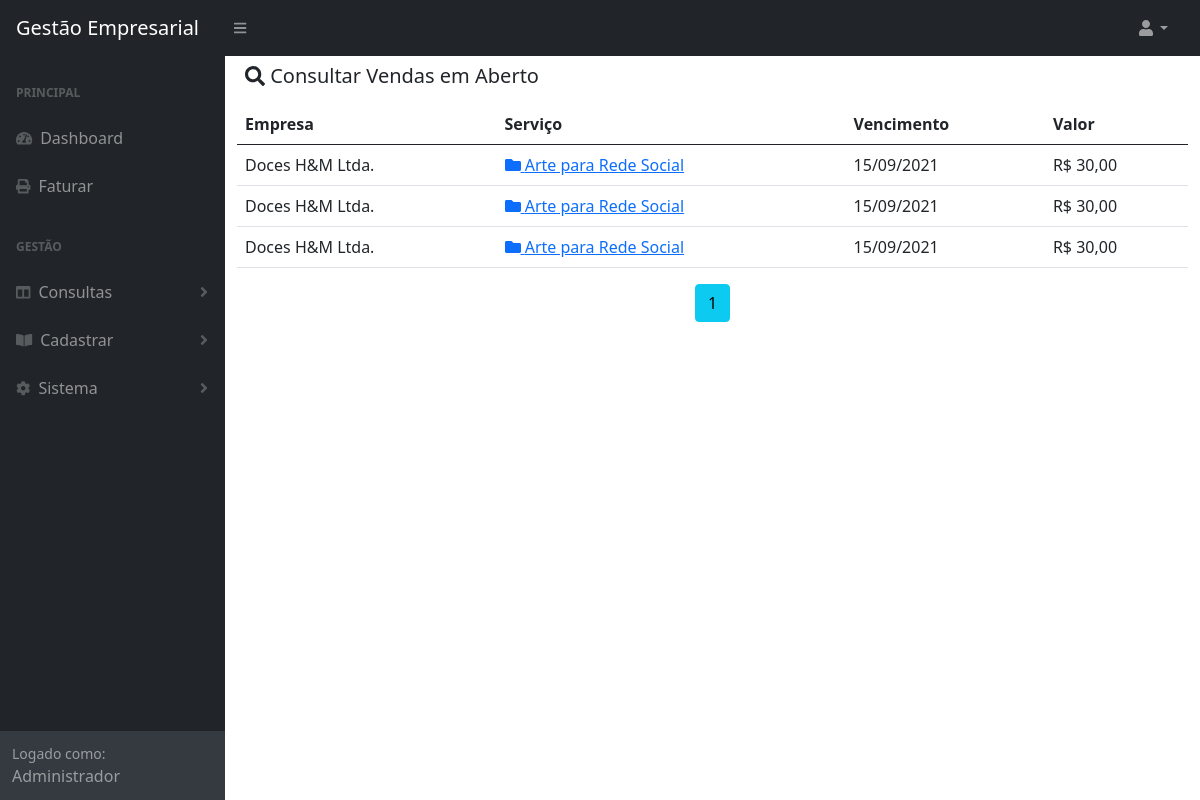
The page /index.php?pg=8&action=aberto (signed in) on the database its author committed.
### tables this page shows
CREATE TABLE `vendas` (
  `id_venda` int(10) NOT NULL,
  `cliente` int(10) NOT NULL,
  `servico` varchar(100) NOT NULL,
  `descricao` text,
  `data_venda` date DEFAULT NULL,
  `data_venc` date NOT NULL,
  `qnt` int(10) NOT NULL,
  `valor_unitario` float DEFAULT NULL,
  `pago` tinyint(1) NOT NULL,
  `obs` text NOT NULL,
  `img` varchar(150) NOT NULL DEFAULT '0'
);

CREATE TABLE `clientes` (
  `id` int(10) NOT NULL,
  `nome` varchar(150) NOT NULL,
  `cnpjcpf` varchar(25) DEFAULT NULL,
  `telefone` varchar(13) DEFAULT NULL,
  `celular` varchar(14) DEFAULT NULL,
  `email` varchar(150) DEFAULT NULL,
  `p_juridica` tinyint(1) NOT NULL,
  `obs` text
);

CREATE TABLE `servicos` (
  `id_servico` int(10) NOT NULL,
  `servico` varchar(100) NOT NULL,
  `custo` float NOT NULL,
  `valor_uni` float NOT NULL
);

### classes/database.php (called while the page is built, shortened)
<?php
if (!class_exists('BancoDeDados')) {
  class BancoDeDados
  {
    private $array_dados;
    public $pdo;
    public $banco;
    public function __construct()
    {
      try {
        $host = 'localhost';
        $usuario = 'root';
        $senha = '';
        $db = 'erpexata';
        $this->banco = $db;
        $this->pdo = new PDO("mysql:dbname=" . $db . ";host=" . $host, $usuario, $senha);
        $this->pdo->exec("set names utf8");
      } catch (PDOException $e) {
        echo '<div class="alert alert-danger"><b>Erro:</b> não foi possivel se conectar a ' . $this->banco . ' - <b>Detalhes:</b> ' . $e->getMessage() . '</div>';
      }
    }
    public function query($sql)
    {
      $query = $this->pdo->query($sql);
      $this->linhas = $query->rowCount();
      $this->array_dados = $query->fetchAll();
    }
    public function linhas()
    {
      return $this->linhas;
    }
    public function result()
    {
      return $this->array_dados;
    }
  }
}

### paginas/consultar_vendas.php (the view, shortened to what this page needs)
<?php
  $banco = new BancoDeDados;
  $lista = (isset($_GET['lista']))? $_GET['lista'] : 1;
  $banco->query("SELECT * FROM vendas, clientes, servicos WHERE vendas.cliente = clientes.id AND vendas.servico = servicos.id_servico");
  $total = $banco->linhas();
  $registros = 10;
  $numPaginas = ceil($total/$registros);
  $inicio = ($registros*$lista)-$registros;
  $acao = $_GET["action"];
?>
<div class="container-fluid">
<div class="row p-2">
  <div class="col-md-12 cor-txt-padrao">
    <h5><li class="fa fa-search"></li> Consultar Vendas
      <?php
      if ($acao == 'aberto'){
        echo ' em Aberto';
      }else{
        if($acao == 'pago'){
        echo ' Pagas';
        }
      }
      ?>
    </h5>
  </div>
</div>
  <table id="exemple" class="table">
    <thead class="cor-txt-padrao">
      <th scope="col">Empresa</th>
      <th scope="col">Serviço</th>
      <th scope="col">Vencimento</th>
      <th scope="col">Valor</th>
    </thead>
      <tbody>
        <tr>
          <?php
          if ($acao == 'aberto')
          {
            $banco->query("SELECT * FROM vendas, clientes, servicos WHERE vendas.cliente = clientes.id AND pago = 0 AND vendas.servico = servicos.id_servico ORDER BY vendas.id_venda LIMIT $inicio, $registros");
          }
              $total = $banco->linhas();
              if ($total != 0)
              {
                foreach ($banco->result() as $dados)
                {
                  $id_cliente = $dados['id'];
                  $id_venda = $dados['id_venda'];
            ?>
                  <td><?php echo $dados['nome']; ?></td>
                  <td><a href="index.php?pg=9&cliente=<?php echo $id_cliente;?>&venda=<?php echo $id_venda;?>"><li class="fa fa-folder"></li><?php echo ' '.$dados['servico']; ?></a></td>
                  <td>
                      <?php
                        $data_Venc = new DateTime($dados['data_venc']);
                        echo $data_Venc->format('d/m/Y');
                      ?>
                </td>
                  <td>
                      <?php
                        $valor_total = $dados['valor_unitario']*$dados['qnt'];
                        echo 'R$ '.number_format($valor_total,2, ',', '.');
                      ?>
                    </td>
          </tr>
            <?php
                }
              }else
              {
                echo "Nada encontrado";
              }
          ?>
      </tbody>
    </table>
    <div class="mb-5 row" style="text-align: center;">
      <div class="col-md-12">
        <?php
          for($i = 1; $i < $numPaginas + 1; $i++)
          {
            echo "<a class='btn btn-info mb-1' href='index.php?pg=8&action=$acao&lista=$i'>".$i."</a> ";
          }
        ?>
      </div>
    </div>
    </div>
  </div>

### rows shown on the page
vendas: cliente.nome "Doces H&M Ltda.", servicos.servico "Arte para Rede Social", data_venc "15/09/2021", valor_total "30,00"
vendas: cliente.nome "Doces H&M Ltda.", servicos.servico "Arte para Rede Social", data_venc "15/09/2021", valor_total "30,00"
vendas: cliente.nome "Doces H&M Ltda.", servicos.servico "Arte para Rede Social", data_venc "15/09/2021", valor_total "30,00"
